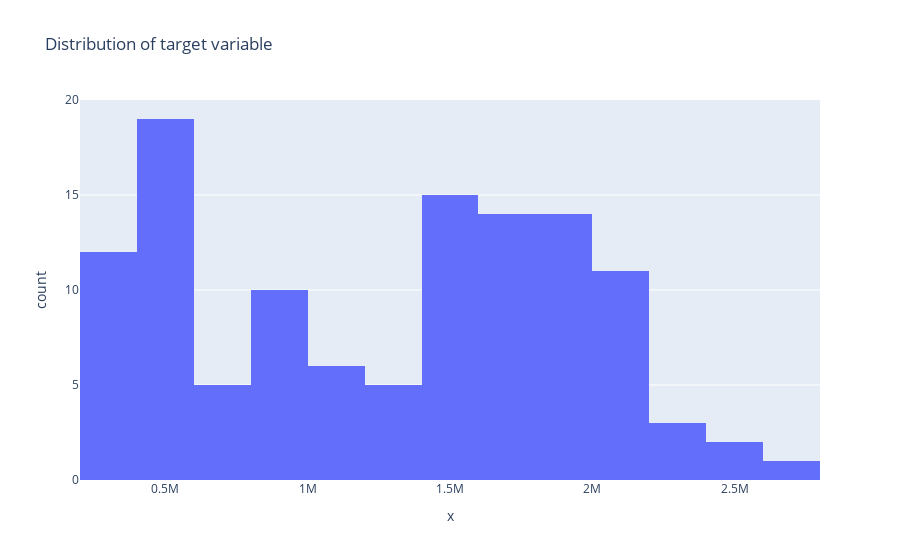

Write notebook code for a chart like this one.
### Markdown cell above
### Target Analysis

### Code cell
fig = px.histogram(x = df['Weekly_Sales'], nbins = 15, title = "Distribution of target variable")
fig.show()
